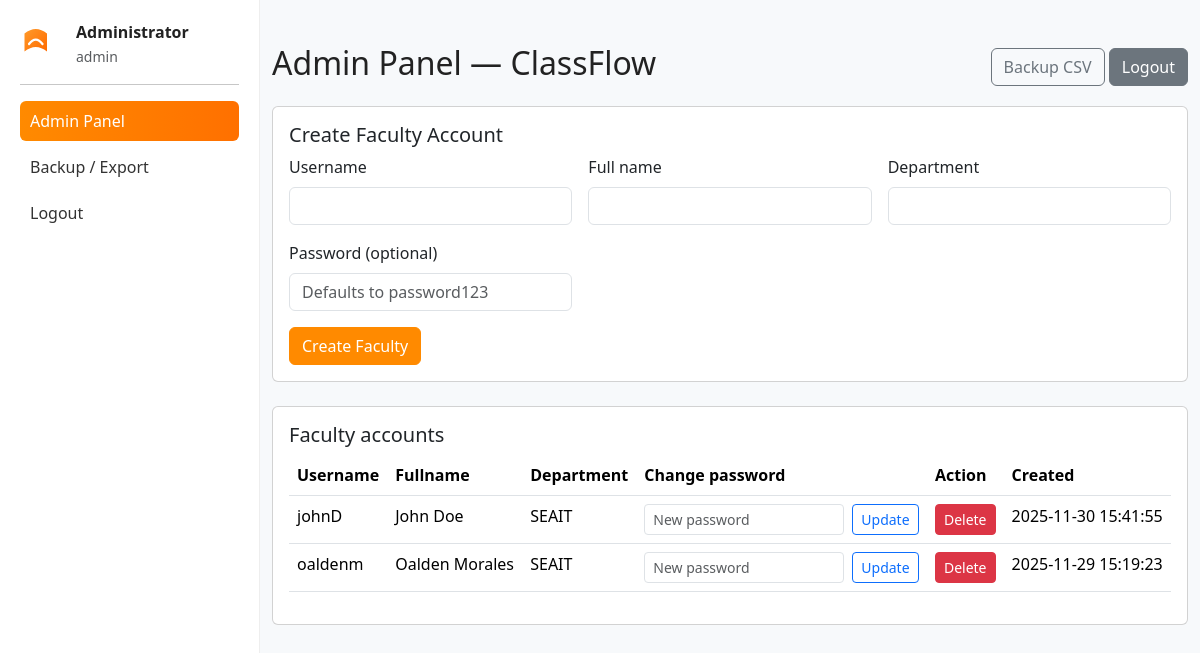
/admin.php (signed in), run on the app's committed database.
### tables this page shows
CREATE TABLE `users` (
  `id` int(11) NOT NULL,
  `username` varchar(100) NOT NULL,
  `password` varchar(255) NOT NULL,
  `fullname` varchar(255) DEFAULT '',
  `role` enum('admin','faculty') NOT NULL DEFAULT 'faculty',
  `department` varchar(255) DEFAULT '',
  `avatar` varchar(255) DEFAULT 'assets/img/default-avatar.png',
  `created_at` timestamp NOT NULL DEFAULT CURRENT_TIMESTAMP
);

### admin.php (the view, shortened to what this page needs)
<!doctype html>
<html>
<head>
  <link href="https://cdn.jsdelivr.net/npm/bootstrap@5.3.2/dist/css/bootstrap.min.css" rel="stylesheet">
  <link rel="stylesheet" href="assets/css/style.css">
</head>
<body>
  <?php include 'shared/left_nav.php'; ?>
  <main class="main-content">
    <div class="container-fluid py-4">
      <div class="d-flex justify-content-between align-items-center mb-3">
        <h2>Admin Panel — ClassFlow</h2>
        <div>
          <a href="backup.php" class="btn btn-outline-secondary">Backup CSV</a>
          <a href="logout.php" class="btn btn-secondary">Logout</a>
        </div>
      </div>
      <div class="card mb-4">
        <div class="card-body">
          <h5>Create Faculty Account</h5>
          <form method="post" class="row g-3">
            <div class="col-md-4">
              <label class="form-label">Username</label>
              <input name="username" class="form-control" required>
            </div>
            <div class="col-md-4">
              <label class="form-label">Full name</label>
              <input name="fullname" class="form-control">
            </div>
            <div class="col-md-4">
              <label class="form-label">Department</label>
              <input name="department" class="form-control">
            </div>
            <div class="col-md-4">
              <label class="form-label">Password (optional)</label>
              <input name="password" class="form-control" placeholder="Defaults to password123">
            </div>
            <div class="col-12">
              <button class="btn btn-orange">Create Faculty</button>
            </div>
          </form>
        </div>
      </div>
      <div class="card">
        <div class="card-body">
          <h5>Faculty accounts</h5>
          <table class="table">
            <thead><tr><th>Username</th><th>Fullname</th><th>Department</th><th>Change password</th><th>Action</th><th>Created</th></tr></thead>
            <tbody>
            <?php
              $rows = $pdo->query("SELECT id,username,fullname,department,created_at FROM users WHERE role='faculty' ORDER BY created_at DESC")->fetchAll();
              foreach ($rows as $r) {
            ?>
              <tr>
                <td><?php echo htmlspecialchars($r['username']) ?></td>
                <td><?php echo htmlspecialchars($r['fullname']) ?></td>
                <td><?php echo htmlspecialchars($r['department']) ?></td>
                <td>
                  <form method="post" style="display:flex;gap:8px;align-items:center;">
                    <input type="password" name="new_password" placeholder="New password" required class="form-control form-control-sm" style="width:200px;">
                    <button type="submit" name="update_faculty_password" class="btn btn-sm btn-outline-primary">Update</button>
                  </form>
                </td>
                <td>
                  <a href='delete_user.php?id=<?php echo $r['id'] ?>' class='btn btn-danger btn-sm' onclick="return confirm('Are you sure you want to delete this user?');">Delete</a>
                </td>
                <td><?php echo $r['created_at'] ?></td>
              </tr>
            <?php } ?>
            </tbody>
          </table>
        </div>
      </div>
    </div>
  </main>
</body>
</html>

### assets/css/style.css (style rules this page uses)
body { font-family: system-ui, -apple-system, "Segoe UI", Roboto, "Helvetica Neue", Arial; background:#f7f9fb; color:#222; }
.btn-orange { background: #ff8a00; border-color: #ff8a00; color: #fff; }

### shared/left_nav.php (style rules this page uses)
.main-content { margin-left:260px; padding-top:20px; }
.btn-orange { background:#ff8a00; border-color:#ff8a00; color:white; }

### data on the page
users: username "johnD", fullname "John Doe", department "SEAIT", created_at "2025-11-30 15:41:55"
users: username "oaldenm", fullname "Oalden Morales", department "SEAIT", created_at "2025-11-29 15:19:23"

### other printed values
$user['fullname'] ?: $user['username'] "Administrator"
$user['role'] "admin"
$l['label'] "Admin Panel"
$l['label'] "Backup / Export"
$l['label'] "Logout"
